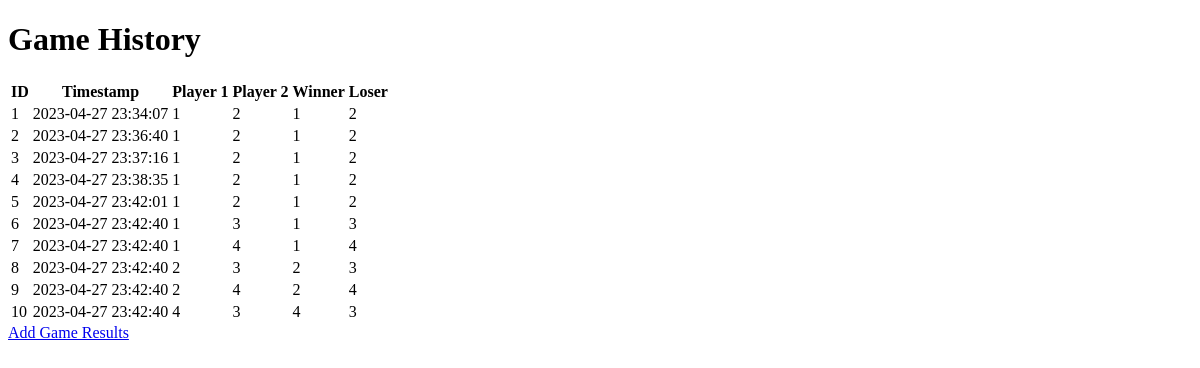
Before: /games with the older database file.
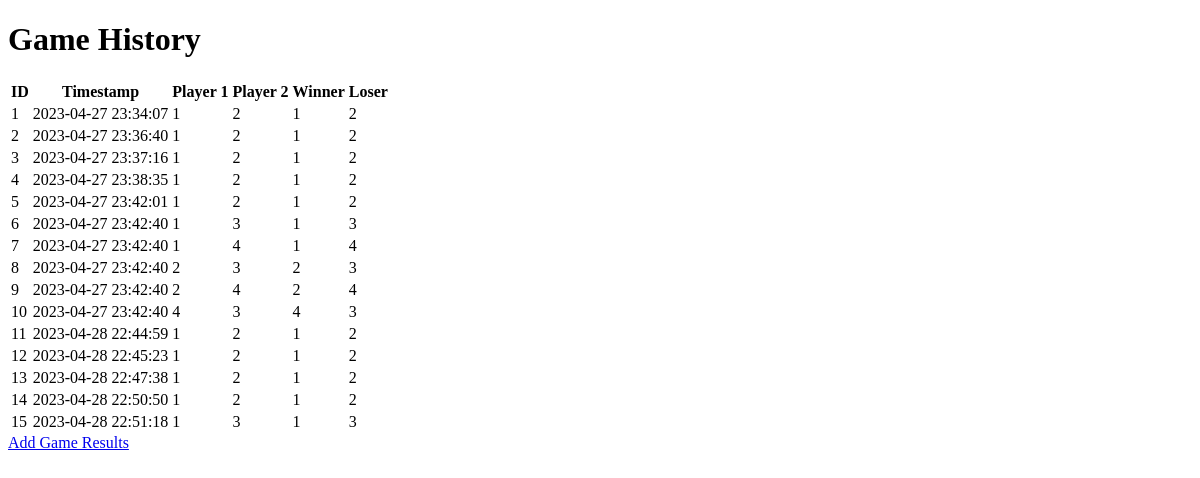
After: the same page with the newer database file.
### models.py (models this page shows)
class GameHistory(Base):
    __tablename__ = 'game_history'
    id = Column(Integer, primary_key=True)
    game_timestamp = Column(DateTime, nullable=False, server_default=func.datetime('now'))
    player1_id = Column(Integer, ForeignKey('users.id'), nullable=False)
    player2_id = Column(Integer, ForeignKey('users.id'), nullable=False)
    winner_id = Column(Integer, ForeignKey('users.id'), nullable=False)
    loser_id = Column(Integer, ForeignKey('users.id'), nullable=False)

### db_read_game.py (the view)
@game_router.get('/games', response_class=HTMLResponse, response_model=list[GameHistoryOut])
def read_games_all(request: Request, db: Session = Depends(get_db)):
    games = db.query(GameHistory).all()
    return templates.TemplateResponse('list_gamehistory.html', {'request': request, 'game_history': games})

### templates/list_gamehistory.html (shortened to what this page needs)
<!DOCTYPE html>
<html lang="en">
<head>
</head>
<body>
    <h1>Game History</h1>
    <table>
        <tr>
            <th>ID</th>
            <th>Timestamp</th>
            <th>Player 1</th>
            <th>Player 2</th>
            <th>Winner</th>
            <th>Loser</th>
        </tr>
        {% for game in game_history %}
        <tr>
            <td>{{ game.id }}</td>
            <td>{{ game.game_timestamp }}</td>
            <td>{{ game.player1_id }}</td>
            <td>{{ game.player2_id }}</td>
            <td>{{ game.winner_id }}</td>
            <td>{{ game.loser_id }}</td>
        </tr>
        {% endfor %}
    </table>
    <a href="/load_game">Add Game Results</a>
</body>
</html>

Changed rows visible on the page:
added GameHistory: id "11", game_timestamp "2023-04-28 22:44:59", player1_id "1", player2_id "2", winner_id "1", loser_id "2"
added GameHistory: id "12", game_timestamp "2023-04-28 22:45:23", player1_id "1", player2_id "2", winner_id "1", loser_id "2"
added GameHistory: id "13", game_timestamp "2023-04-28 22:47:38", player1_id "1", player2_id "2", winner_id "1", loser_id "2"
added GameHistory: id "14", game_timestamp "2023-04-28 22:50:50", player1_id "1", player2_id "2", winner_id "1", loser_id "2"
added GameHistory: id "15", game_timestamp "2023-04-28 22:51:18", player1_id "1", player2_id "3", winner_id "1", loser_id "3"
